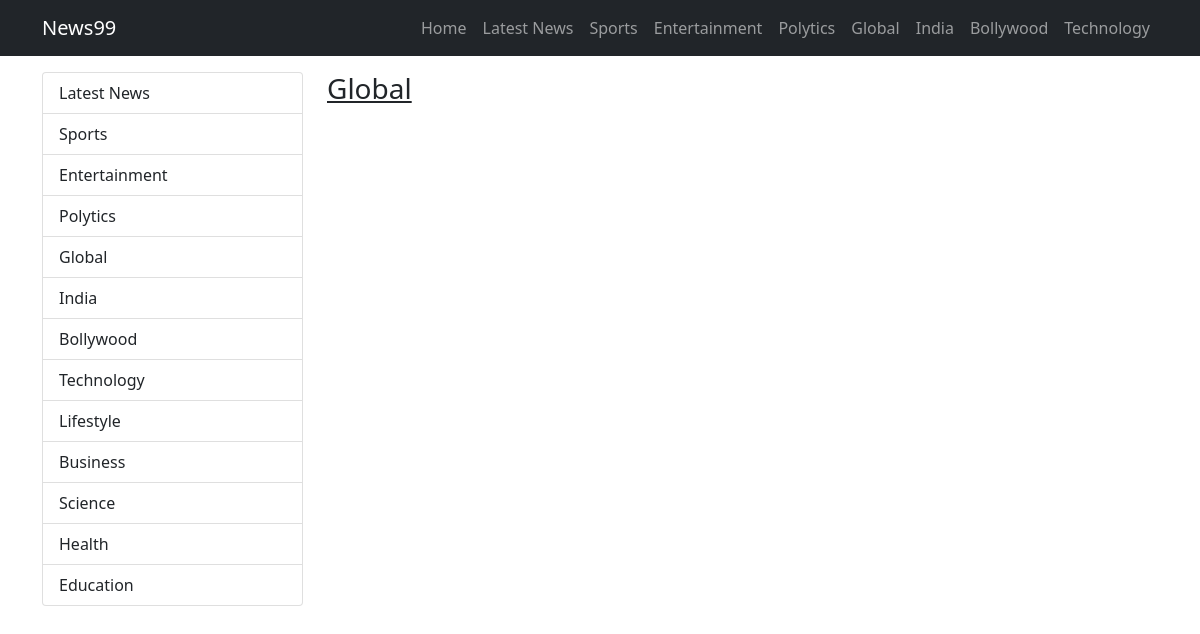
Screenshot of /category/global/ with the database file from the repository.
### article/models.py (models this page shows, shortened)
class Category(models.Model):
    name = models.CharField(max_length=100)
    slug = models.SlugField(max_length=100)
    status = models.BooleanField(default=True)

### article/views.py (the view)
# urls.py: path("category/<str:slug>/", CategoryView.as_view(), name="category"),
class CategoryView(View):
    def get(self, request, slug):
        return render(request, "category.html", {
            'categories': Category.objects.filter(status=True),
            'category': Category.objects.get(slug=slug),
            'nav_cats': Category.objects.filter(status=True)[0:7],
        })

### article/templates/category.html (shortened to what this page needs)
{% extends "base.html" %}
{% block content %}
<div class="col-lg-3">
    <div class="list-group">
        <a href="" class="list-group-item list-group-item-action">Latest News</a>
        {% for category in categories %}
        <a href="{% url 'category' category.slug %}" class="list-group-item list-group-item-action">{{category.name}}</a>
        {% endfor %}
    </div>
</div>
<div class="col-lg-9">
    <h3 class="text-decoration-underline">{{category.name}}</h3>
</div>
{% endblock content %}

### article/templates/base.html (shortened to what this page needs)
<!DOCTYPE html>
<html lang="en">
<head>
    <link href="https://cdn.jsdelivr.net/npm/bootstrap@5.1.3/dist/css/bootstrap.min.css" rel="stylesheet">
</head>
<body>
    <nav class="navbar sticky-top navbar-expand-lg bg-dark navbar-dark">
        <div class="container">
            <a href="{% url 'homepage'%}" class="navbar-brand">News99</a>
            <ul class="navbar-nav">
                <li class="nav-item">
                    <a href="{% url 'homepage'%}" class="nav-link">Home</a>
                </li>
                <li class="nav-item">
                    <a href="" class="nav-link">Latest News</a>
                </li>
                {% for nav_cat in nav_cats %}
                <li class="nav-item">
                    <a href="{% url 'category' nav_cat.slug %}" class="nav-link">{{nav_cat.name}}</a>
                </li>
                {% endfor %}
            </ul>
        </div>
    </nav>
    <div class="container">
        <div class="row my-3">
            {% block content %}{% endblock content %}
        </div>
    </div>
</body>
</html>

### rows the page displays
Category: name "Sports"
Category: name "Entertainment"
Category: name "Polytics"
Category: name "Global"
Category: name "India"
Category: name "Bollywood"
Category: name "Technology"
Category: name "Lifestyle"
Category: name "Business"
Category: name "Science"
Category: name "Health"
Category: name "Education"
